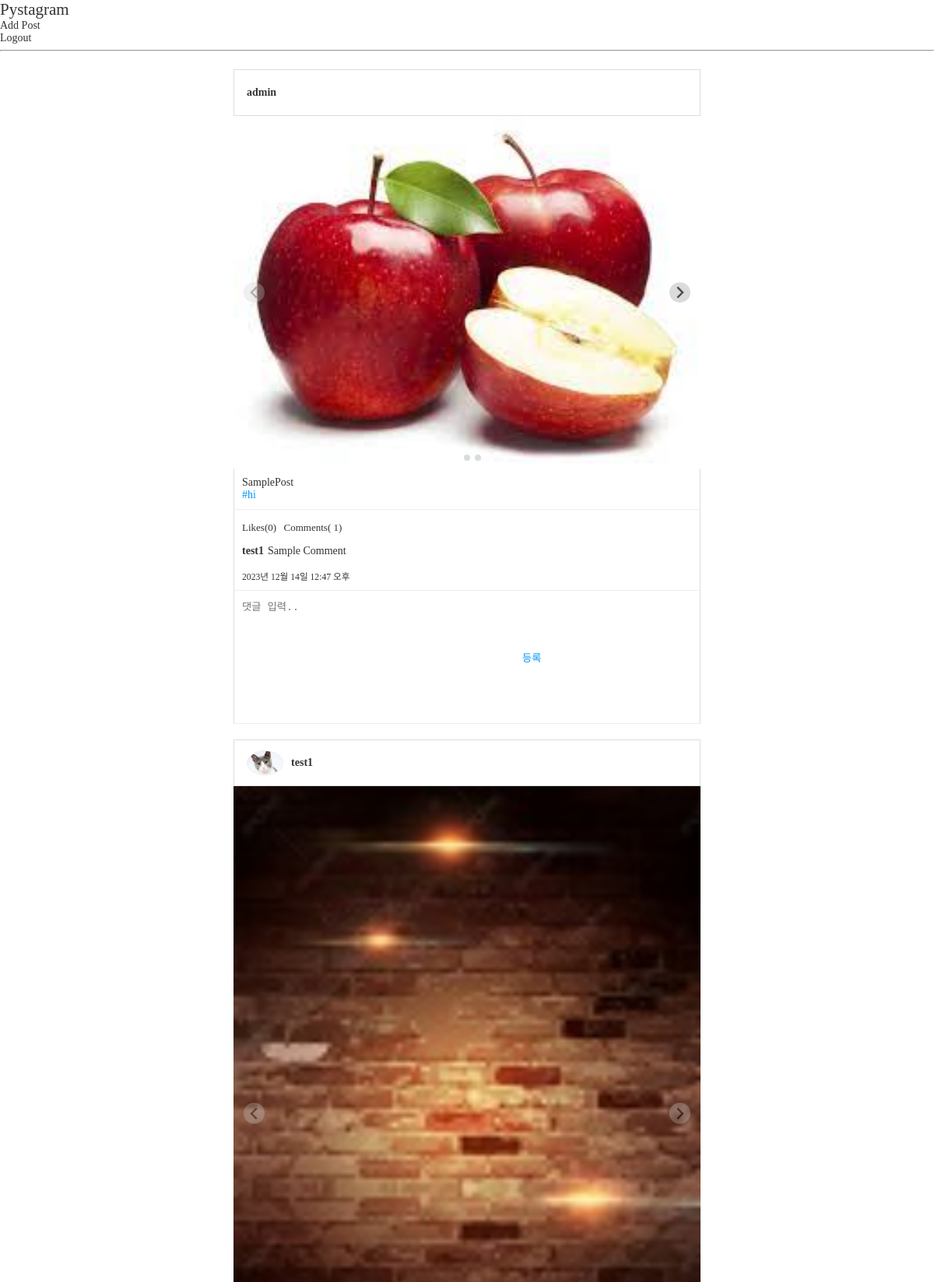
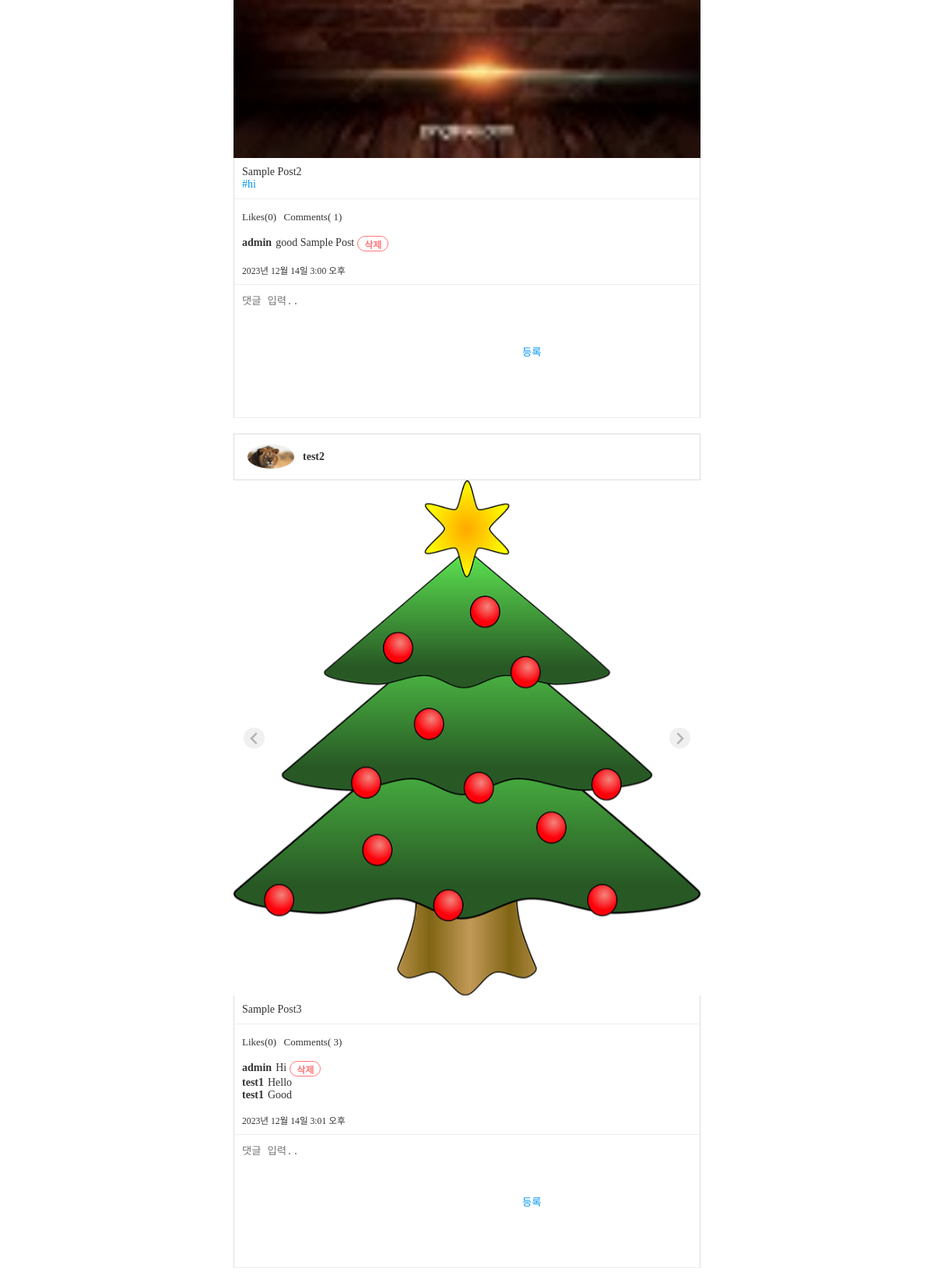
The page /posts/feeds/ (signed in, upper part) on the database as committed earlier (2 pictures, top to bottom).
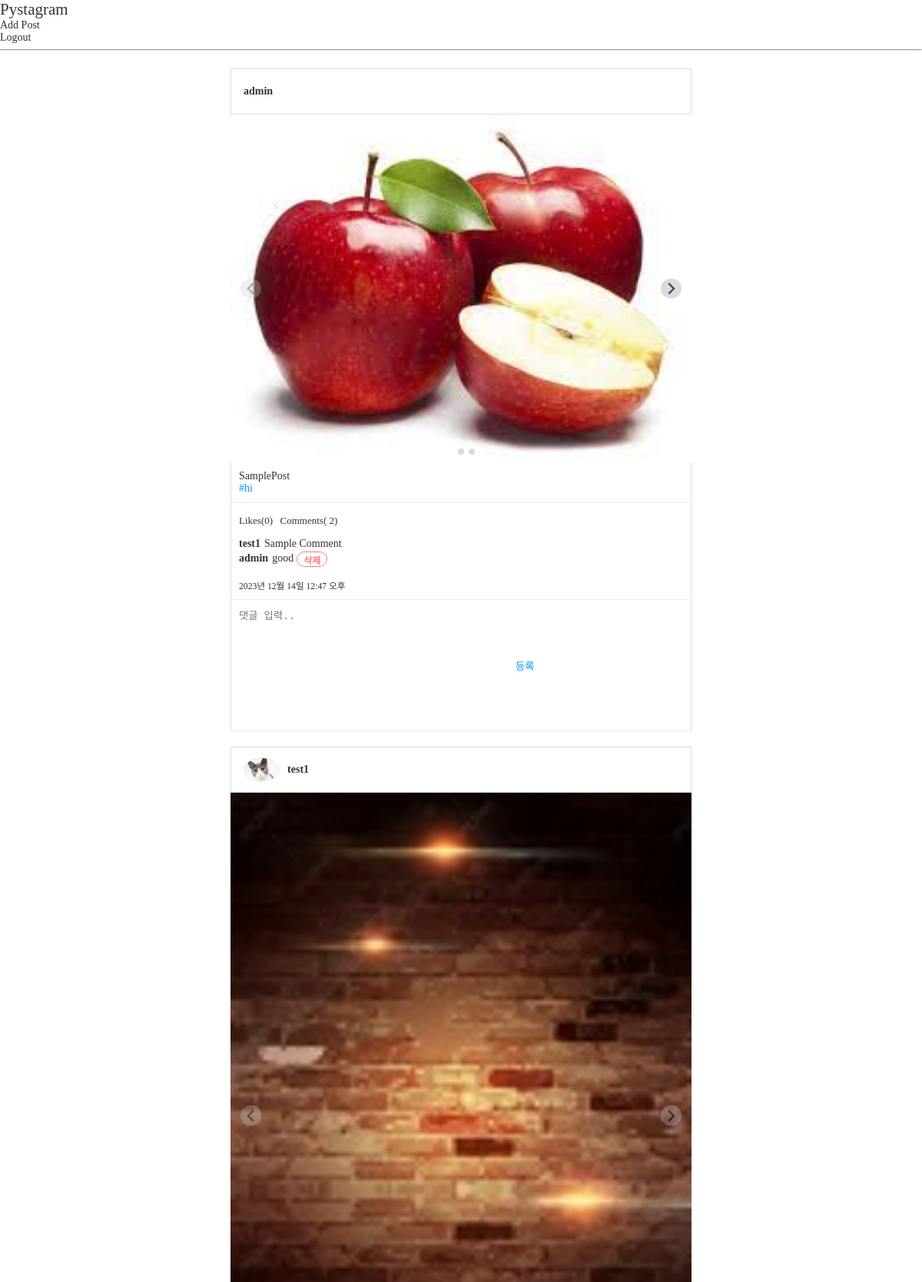
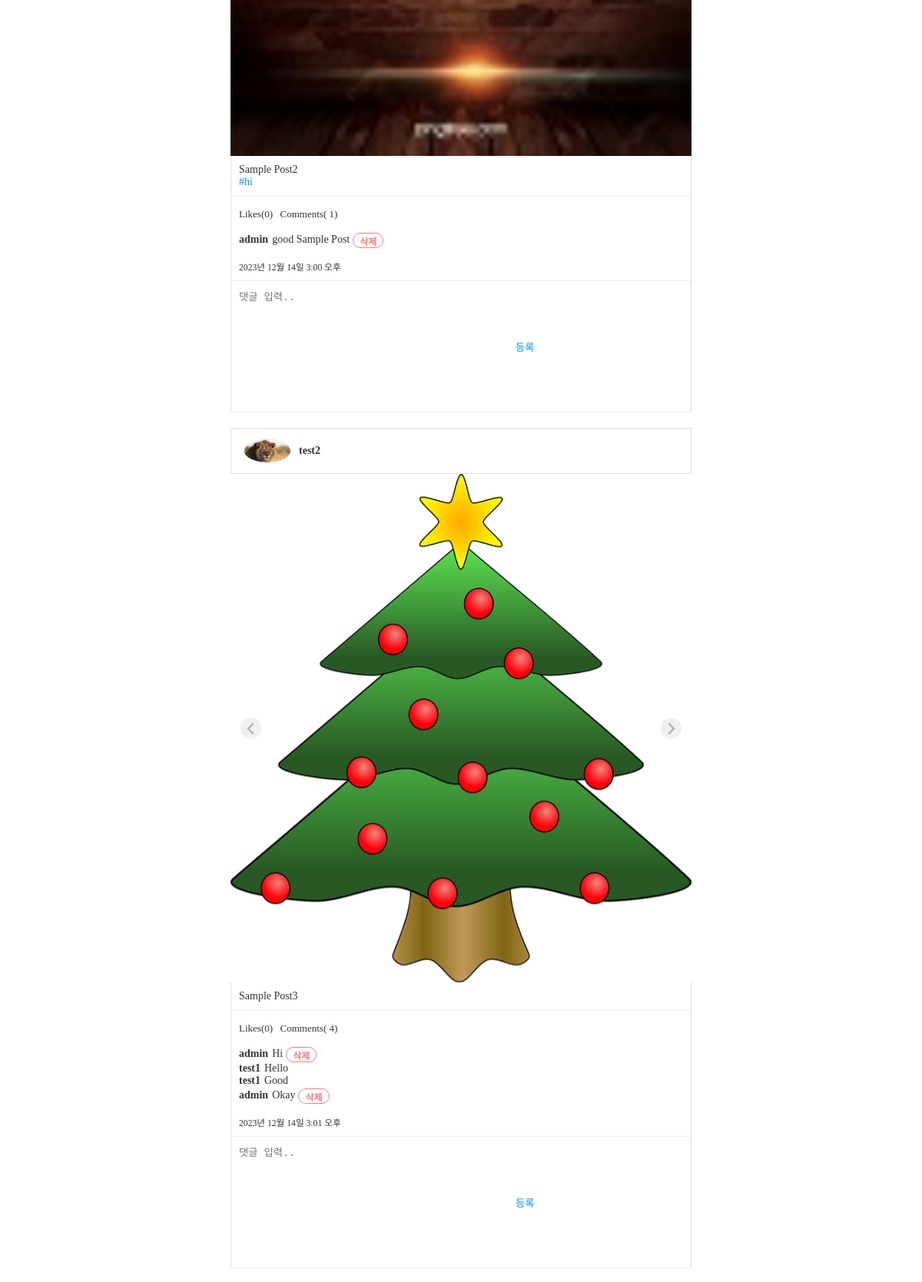
The same page on the database as committed later (2 pictures, top to bottom).
### posts/models.py (models this page shows, shortened)
class Post(models.Model):
    user = models.ForeignKey(
        "users.User",
        verbose_name="작성자",
        on_delete=models.CASCADE,
    )
    content = models.TextField("내용")
    created = models.DateTimeField("등록일", auto_now_add=True)
    tags = models.ManyToManyField("posts.HashTag", verbose_name="해시태그 목록", blank=True)

class PostImage(models.Model):
    post = models.ForeignKey(
        Post,
        verbose_name="포스트",
        on_delete=models.CASCADE,
    )
    photo = models.ImageField("사진", upload_to="post")

class HashTag(models.Model):
    name = models.CharField("태그명", max_length=50)

class Comment(models.Model):
    user = models.ForeignKey(
        "users.User",
        verbose_name="작성자",
        on_delete=models.CASCADE,
    )
    post = models.ForeignKey(
        Post,
        verbose_name="포스트",
        on_delete=models.CASCADE,
    )
    content = models.TextField("내용")
    created = models.DateTimeField("작성일", auto_now_add=True)

### users/models.py (models this page shows)
class User(AbstractUser):
    profile_image = models.ImageField(
        "프로필 이미지",
        upload_to="users/profile",
        blank=True
        )
    short_description = models.TextField("소개글",  blank=True)

### posts/views.py (the view)
# urls.py: path("feeds/", views.FeedsView.as_view(), name="feeds"),
class FeedsView(TemplateView):
    template_name = "posts/feeds.html"
    def get_context_data(self, **kwargs) :
        user = self.request.user
        if not user.is_authenticated:
            return redirect("users:login")
        context = super().get_context_data(**kwargs)
        context["posts"] = models.Post.objects.all()
        context["comment_form"] = forms.CommentForm()
        return context

### posts/forms.py
class CommentForm(forms.ModelForm):
    class Meta:
        model = models.Comment
        fields = [
            "post",
            "content",
            ]
        widgets = {
            "content" : forms.Textarea(
                attrs={
                    "placeholder": "댓글 입력.."
                }
            )
        }

### posts/templatetags/custom_tags.py (called while the page is built)
@register.filter
def concat(value, arg):
    return f"{value}{arg}"

### templates/posts/feeds.html (shortened to what this page needs)
{% extends "base.html" %}
{% load custom_tags %}
{% block content %}
    {% include "posts/nav.html" %}
    <div id="feeds" class="post-container">
        {% for post in  posts%}
            {% with post.id|stringformat:"s" as post_id %}
            {% url "posts:feeds" as action_redirect_to %}
            {% include "posts/post.html" with action_redirect_url=action_redirect_to|concat:"#post-"|concat:post.id %}
            {% endwith %}
        {% endfor %}
    </div>
{% endblock %}

### templates/base.html (shortened to what this page needs)
{% load static %}
<!DOCTYPE html>
<html lang="kr">
<head>
    <link rel="stylesheet" href="{% static 'css/style.css' %}">
    <link rel="stylesheet" href="{% static 'splide/splide.css' %}">
</head>
<body>
    {% block content %}
    {% endblock %}
</body>
</html>

### templates/posts/nav.html (shortened to what this page needs)
<nav>
    <h1>
        <a href="{% url "posts:feeds" %}">Pystagram</a>
    </h1>
    <a href="{% url "posts:post_add" %}" style="text-align: right;">Add Post</a><br>
    <a href="{% url "users:logout" %}" style="text-align: right;">Logout</a>
</nav>
<hr><br>

### templates/posts/post.html (shortened to what this page needs)
<article id="post-{{ post.id }}" class="post">
    <header class="post-header">
        {% if post.user.profile_image %}
        <img src={{ post.user.profile_image.url }}>
        {% endif %}
        <span>{{ post.user.username }}</span>
    </header>
    {% if post.postimage_set.count > 0 %}
    <div class="post-images splide">
        <div class="splide__track">
            <ul class="splide__list">
                {% for image in  post.postimage_set.all %}
                    {% if image.photo %}
                    <li class="splide__slide">
                        <img src="{{ image.photo.url }}">
                    </li>
                    {% endif %}
                {% endfor %}
            </ul>
        </div>
    </div>
    {% endif %}
    <div class="post-content">
        {{ post.content|linebreaksbr }}
        <div class="post-tags">
            {% for tag in post.tags.all %}
                <a href="{% url "posts:tags" tag_name=tag.name %}">#{{ tag.name }}</a>
            {% endfor %}
        </div>
    </div>
    <div class="post-buttons">
        <button>Likes(0)</button>
        <span>Comments( {{ post.comment_set.count }})</span>
    </div>
    <div class="post-comments">
        <ul>
            {% for comment in  post.comment_set.all %}
                <li>
                    <span>{{ comment.user.username }}</span>
                    <span>{{ comment.content }}</span>
                    {% if user == comment.user %}
                    <form action="{% url "posts:comment_delete" comment_id=comment.id %}"
                    method="POST">
                        <button type="submit">삭제</button>
                    </form>
                    {% endif %}
                </li>
            {% endfor %}
        </ul>
    </div>
    <small>{{ post.created }}</small>
    <div class="post-comment-create">
        <form method="POST" action="{% url "posts:comment_add" %}?next={{ action_redirect_url }}">
            {{ comment_form.content }}
            <button type="submit">등록</button>
        </form>
    </div>
</article>

### static/css/style.css (style rules this page uses)
ul, ol { list-style: none; padding: 0; margin: 0; }
h1, h2, h3, h4, h5, h6 { padding: 0; margin: 0; font-weight: 300; }
a { text-decoration: none; color: #333; }
html { margin: 0; font-family: "Noto Sans KR", serif; font-weight: 300; font-size: 14px; color: #333; height: 100%; }
body { margin: 0; height: 100%; }
input, textarea { border: none; padding: 10px; }
textarea { resize: none; }
.post-container { display: flex; flex-direction: column; align-items: center; box-sizing: border-box; }
@media (min-width: 700px) { .post-container { padding: 0 2.5vw 5vw; } }
article.post { display: flex; flex-direction: column; border-radius: 2px; padding-top: 80px; margin-top: -80px; margin-bottom: 20px; }
@media (min-width: 700px) { article.post { width: 600px; } }
article.post header.post-header { display: flex; flex-direction: row; align-items: center; height: 60px; box-sizing: border-box; padding: 14px 16px; border: 1px solid #ddd; }
article.post header.post-header img { height: 32px; border-radius: 50%; border: 1px solid #eee; box-sizing: border-box; margin-right: 10px; }
article.post header.post-header span { font-weight: bold; }
article.post .post-images img { width: 100%; }
article.post .post-content { padding: 10px; box-sizing: border-box; border-left: 1px solid #ddd; border-right: 1px solid #ddd; border-bottom: 1px solid #eee; }
article.post .post-tags a { color: #0095f6; }
article.post .post-buttons { padding: 10px 7px; border-left: 1px solid #ddd; border-right: 1px solid #ddd; }
article.post .post-buttons a, article.post .post-buttons button, article.post .post-buttons span { background-color: transparent; font-size: 13px; font-family: "Noto Sans KR", serif; line-height: 1; font-weight: 400; height: 25px; box-sizing: border-box; padding: 3px; margin: 0; color: #333; border: none; transition-duration: 0.25s; }
article.post .post-buttons a, article.post .post-buttons button { cursor: pointer; }
article.post .post-comments { padding: 0 10px 10px; border-left: 1px solid #ddd; border-right: 1px solid #ddd; }
article.post .post-comments ul { margin-bottom: 5px; }
article.post .post-comments ul > li { display: flex; flex-direction: row; align-items: center; }
article.post .post-comments ul > li span:first-child { font-weight: bold; margin-right: 5px; }
article.post .post-comments button { color: #ff797b; background-color: transparent; border: 1px solid #ff797b; border-radius: 10px; font-size: 12px; height: 20px; margin-top: 2px; margin-left: 4px; padding: 0 8px; cursor: pointer; transition-duration: 0.25s; font-weight: bold; }
article.post > small { padding: 0 10px 10px; border-left: 1px solid #ddd; border-right: 1px solid #ddd; border-bottom: 1px solid #eee; }
article.post .post-comment-create { display: flex; flex-direction: row; border-left: 1px solid #ddd; border-right: 1px solid #ddd; border-bottom: 1px solid #eee; }
article.post .post-comment-create form { display: flex; flex-grow: 1; flex-direction: row; }
article.post .post-comment-create button { color: #0095f6; background-color: transparent; border: none; padding: 0 15px; cursor: pointer; transition-duration: 0.25s; }

### static/splide/splide.css (style rules this page uses)
.splide__list { -webkit-backface-visibility:hidden; backface-visibility:hidden; display:-ms-flexbox; display:flex; height:100%; margin:0!important; padding:0!important }
.splide { position:relative; visibility:hidden }
.splide.is-initialized,.splide.is-rendered { visibility:visible }
.splide__slide { -webkit-backface-visibility:hidden; backface-visibility:hidden; box-sizing:border-box; -ms-flex-negative:0; flex-shrink:0; list-style-type:none!important; margin:0; position:relative }
.splide__slide img { vertical-align:bottom }
.splide__track { overflow:hidden; position:relative; z-index:0 }
.splide__track--draggable { -webkit-touch-callout:none; -webkit-user-select:none; -ms-user-select:none; user-select:none }
.splide__slide { -webkit-tap-highlight-color:transparent }

Rows that differ between the two databases and show on the page:
computed for Post "SamplePost": comment_set.count "1" → "2"
added Comment: user.username "admin", content "good", shows "삭제", shown under Post "SamplePost"
computed for Post "Sample Post3": comment_set.count "3" → "4"
added Comment: user.username "admin", content "Okay", shows "삭제", shown under Post "Sample Post3"
